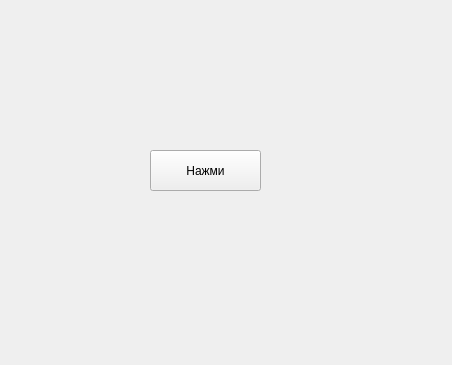
<?xml version="1.0" encoding="UTF-8"?>
<ui version="4.0">
 <class>Yellow Cirles</class>
 <widget class="QWidget" name="Form">
  <property name="geometry">
   <rect>
    <x>0</x>
    <y>0</y>
    <width>452</width>
    <height>365</height>
   </rect>
  </property>
  <property name="windowTitle">
   <string>Yellow Cirles</string>
  </property>
  <widget class="QPushButton" name="btn">
   <property name="geometry">
    <rect>
     <x>150</x>
     <y>150</y>
     <width>111</width>
     <height>41</height>
    </rect>
   </property>
   <property name="text">
    <string>Нажми</string>
   </property>
  </widget>
 </widget>
 <resources/>
 <connections/>
</ui>
